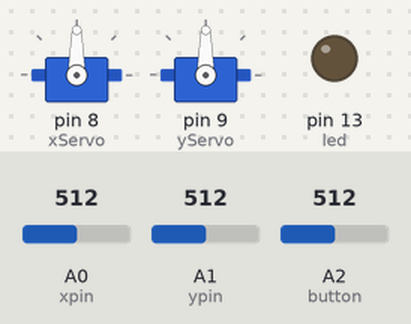
Recording of a sketch running on a simulated Arduino Uno, built with avr-gcc and run on an emulated ATmega328P. On the bench: 2 × servo, output pins drawn as LEDs (lit = HIGH). The test bench sets the inputs (shaded band); at power-on: A0 (xpin) = 512, A1 (ypin) = 512, A2 (button) = 512.

Above: at 1.2 s.
1.3 s: A0 (xpin) set to 716
At 2.5 s:
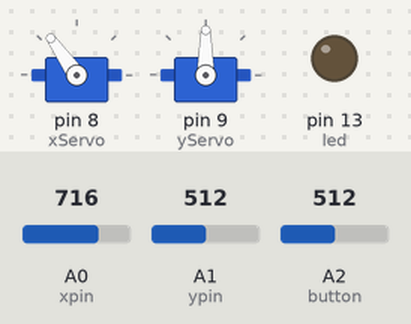
2.8 s: A1 (ypin) set to 716
At 3.9 s:
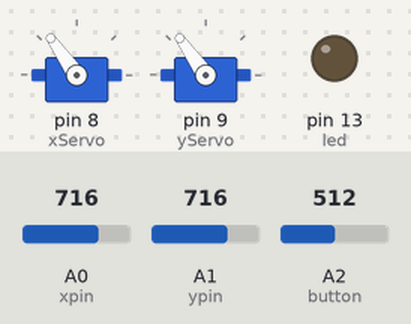
4.3 s: A0 (xpin) set to 900
At 5.0 s:
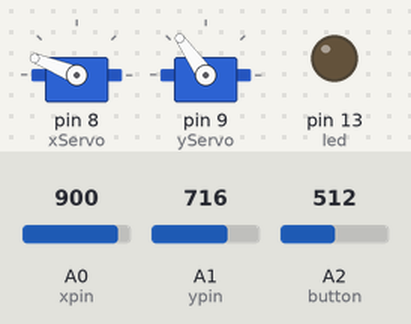
5.8 s: A1 (ypin) set to 900
At 6.1 s:
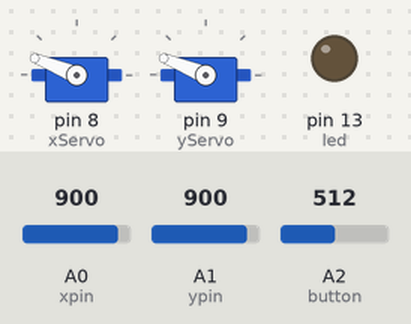
7.3 s: A0 (xpin) set to 1023
At 8.5 s:
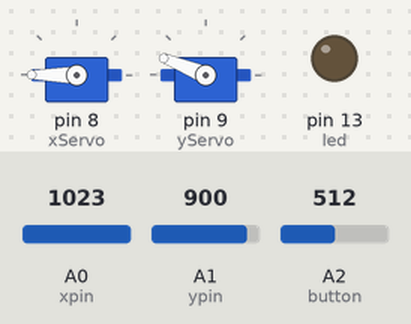
8.8 s: A1 (ypin) set to 1023
At 9.6 s:
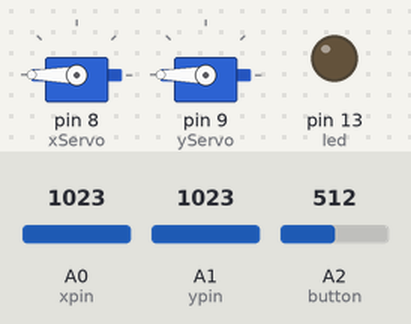
Timing chart, 0 to 11.3 s (numbered marks = the images above; inputs shaded):
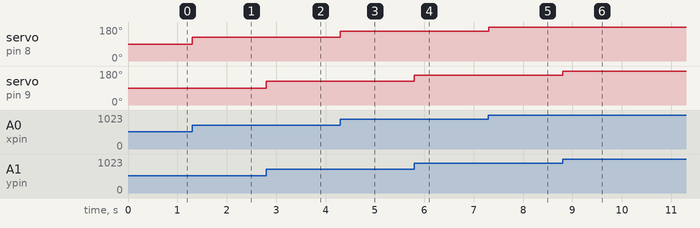

The sketch:

joystick_with_servo_motor.ino
```cpp
#include <Servo.h>

int xpin=A0;
int ypin=A1;
int button=2;
int led=13;

int xval;
int yval;
int buttonstate;

int xServoPosition;
int yServoPosition;

Servo xServo;
Servo yServo;

void setup() {
  pinMode(xpin, INPUT);
  pinMode(ypin, INPUT);
  pinMode(button, INPUT);
  pinMode(led, OUTPUT);

xServo.attach(8);
yServo.attach(9);

}

void loop() {
xval=analogRead(xpin);
yval=analogRead(ypin);
buttonstate=analogRead(button);

//map() Function Use map(a value that is input, lowest value of input, highest value of input,lowest value of output, highest value of output)

xServoPosition=map(xval,0,1023,0,180);
yServoPosition=map(yval,0,1023,0,180);

xServo.write(xServoPosition);
yServo.write(yServoPosition);

if (buttonstate==HIGH){
  digitalWrite(led, HIGH);
}
else{
  digitalWrite(led, LOW);
}

}
```

Measured:
- after the input at 1.3 s, servo on pin 8 (xServo): 90° → 125° at once
- after the input at 2.8 s, servo on pin 9 (yServo): 90° → 125° at once
- after the input at 4.3 s, servo on pin 8 (xServo): 125° → 158° at once
- after the input at 5.8 s, servo on pin 9 (yServo): 125° → 158° at once
- after the input at 7.3 s, servo on pin 8 (xServo): 158° → 180° at once
- after the input at 8.8 s, servo on pin 9 (yServo): 158° → 180° at once
